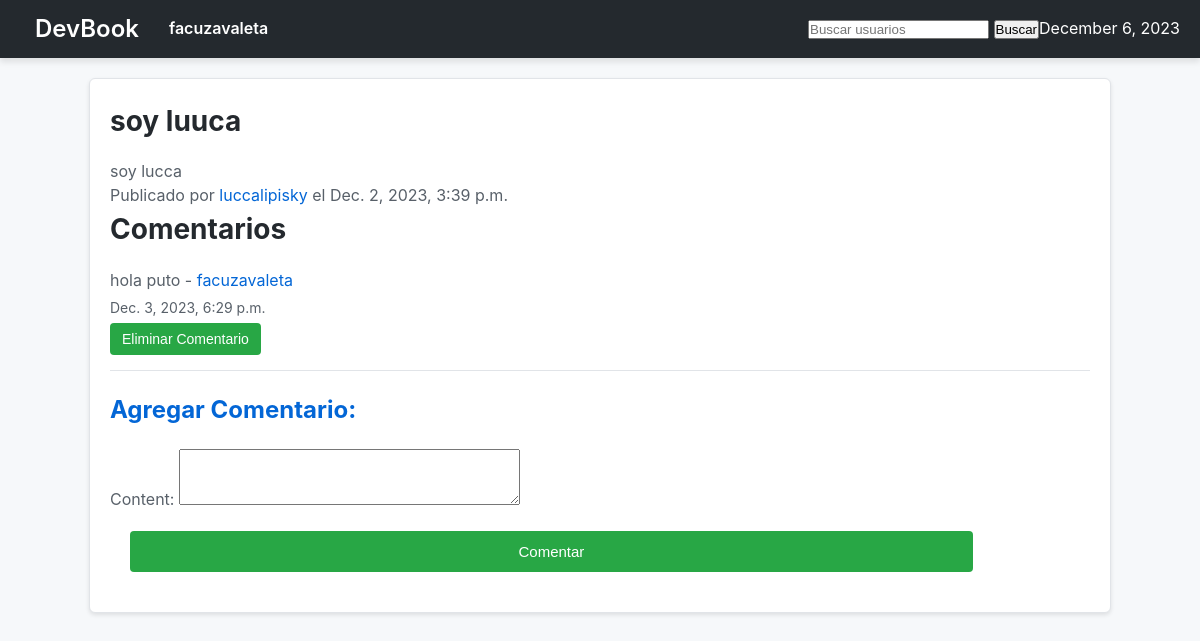
/luccalipisky/posts/1/ (signed in), run on an earlier commit of the app's database.
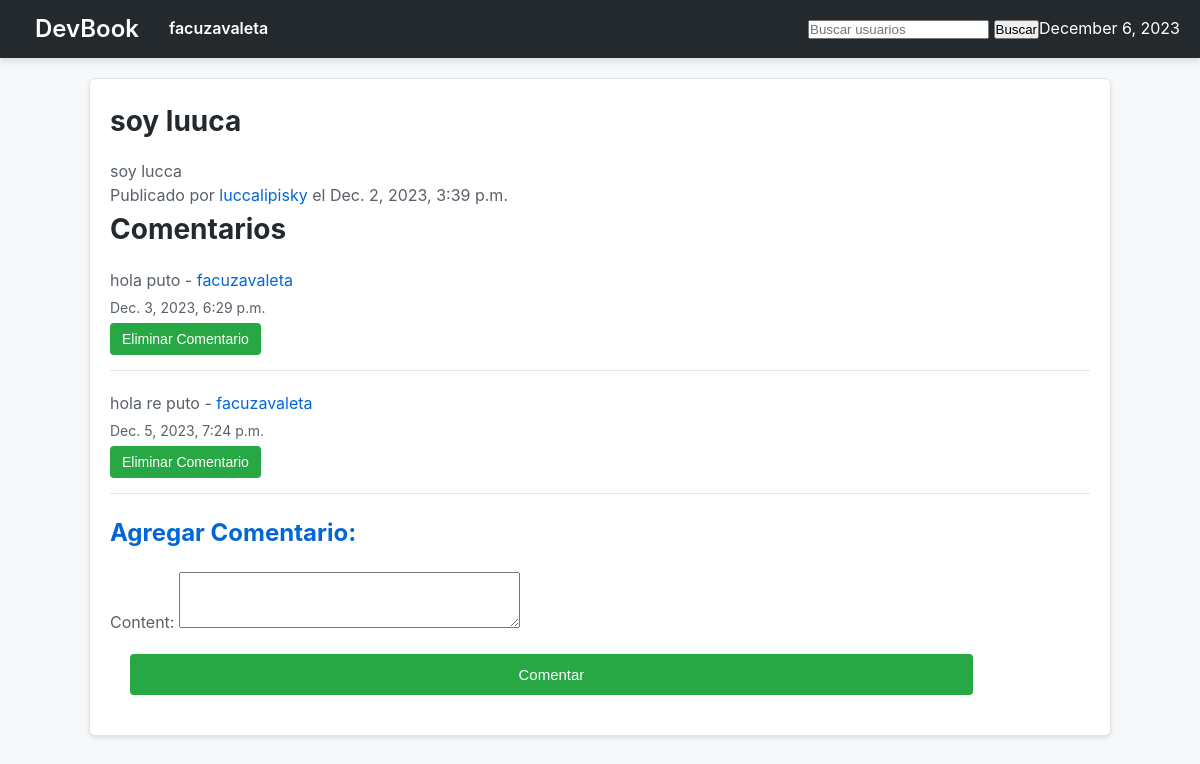
And on a later commit of the database.
### posts/models.py (models this page shows, shortened)
class Comment(models.Model):
    post = models.ForeignKey(Post, on_delete=models.CASCADE)
    user = models.ForeignKey(CustomUser, on_delete=models.CASCADE)
    content = models.TextField()
    created_at = models.DateTimeField(auto_now_add=True)

### users/models.py (models this page shows, shortened)
class CustomUser(AbstractUser):
    email = models.EmailField(unique=True)
    bio = models.TextField(max_length=500, blank=True)
    image = models.ImageField(upload_to='profile_images/', null=True, blank=True)

### posts/views.py (the view)
# urls.py: path('<int:post_id>/', post_detail, name='post_detail'),
@login_required
def post_detail(request, username, post_id):
    user_profile = get_object_or_404(CustomUser, username=username)
    post = get_object_or_404(Post, id=post_id, profile_owner=user_profile)
    comments = Comment.objects.filter(post=post).order_by('created_at')
    if request.method == 'POST':
        comment_form = CommentForm(request.POST)
        if comment_form.is_valid():
            new_comment = comment_form.save(commit=False)
            new_comment.post = post
            new_comment.user = request.user
            new_comment.save()
            return redirect('post_detail', username=username, post_id=post_id)
    else:
        comment_form = CommentForm()
    return render(request, 'posts/post_detail.html', {'post': post, 'comments': comments, 'comment_form': comment_form})

### posts/forms.py
class CommentForm(forms.ModelForm):
    class Meta:
        model = Comment
        fields = ['content']

### devbook/context_processors.py (called while the page is built)
def current_datetime(request):
    return {'current_datetime': datetime.now()}

### posts/templates/posts/post_detail.html (shortened to what this page needs)
{% extends 'base.html' %}
{% block page_content %}
<article class="post-detail">
    <h2>{{ post.title }}</h2>
    <p>{{ post.content }}</p>
    <p class="post-meta">
        Publicado por <a href="{% url 'home' username=post.posted_by.username %}">{{ post.posted_by.username }}</a> el {{ post.created_at }}
    </p>
</article>
<section id="comments-section">
    <h2>Comentarios</h2>
    {% if comments %}
        <ul class="comment-list">
            {% for comment in comments %}
                <li class="comment">
                    <p>{{ comment.content }} - <a href="{% url 'home' username=comment.user.username %}">{{ comment.user.username }}</a></p>
                    <p class="comment-meta">{{ comment.created_at }}</p>
                    {% if comment.user == request.user or post.profile_owner == request.user %}
                        <form method="post" action="{% url 'delete_comment' username=post.profile_owner.username post_id=post.id comment_id=comment.id %}" class="delete-comment-form">
                            <button type="submit" class="delete-comment-btn">Eliminar Comentario</button>
                        </form>
                    {% endif %}
                </li>
            {% endfor %}
        </ul>
    {% else %}
        <p>No hay comentarios</p>
    {% endif %}
</section>
<section id="new-comment-form">
    <h3>Agregar Comentario:</h3>
    <form method="post" action="{% url 'post_detail' username=post.profile_owner.username post_id=post.id %}" class="comment-form">
        {{ comment_form.as_p }}
        <button type="submit" class="comment-btn">Comentar</button>
    </form>
</section>
{% endblock %}

What changed in the data, as far as the page shows it:
added Comment: content "hola re puto", user.username "facuzavaleta", created_at "Dec. 5, 2023, 7:24 p.m.", shows "Eliminar Comentario"
